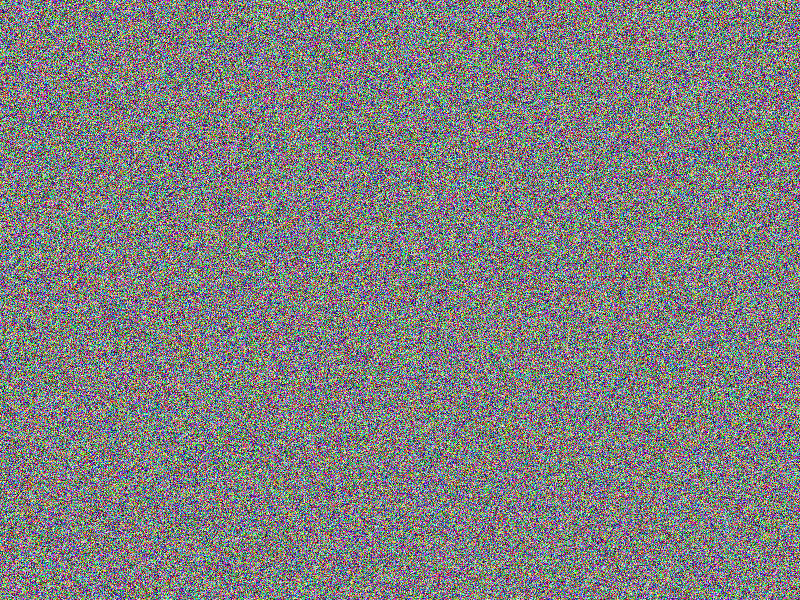
#> input picture imageplayground/secret.png, 800 x 600 px
$ python playground.py
#> lines starting #> are read from the running program, lines starting #| are printed output that depends on the picture
#!/usr/bin/env python

from PIL import Image
import random


def xor_(pixel1, pixel2):
	ret = tuple(c1 ^ c2 for c1, c2 in zip(pixel1, pixel2))
	return ret

def and_(pixel1, pixel2):
	ret = tuple(c1 & c2 for c1, c2 in zip(pixel1, pixel2))
	return ret

def or_(pixel1, pixel2):
	ret = tuple(c1 | c2 for c1, c2 in zip(pixel1, pixel2))
	return ret

def sum_(pixel1, pixel2):
	ret = tuple(c1 + c2 for c1, c2 in zip(pixel1, pixel2))
	return ret

im1 = Image.open('secret.png')
#> im1 is the input picture: PIL image 800x600 RGB; mean R, G, B 127.7, 127.5, 127.4
width1, height1 = im1.size
#> width1 = 800; height1 = 600
im2 = Image.open('xormap.png')
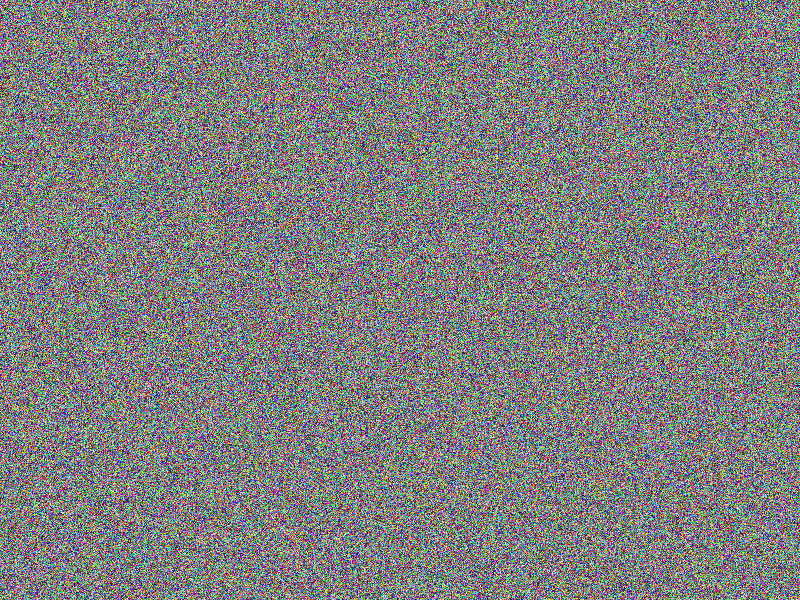
#> input picture imageplayground/xormap.png, 800 x 600 px
#> im2 is the input picture: PIL image 800x600 RGB; mean R, G, B 127.1, 126.9, 127.1
width2, height2 = im2.size
#> width2 = 800; height2 = 600

im1_data = im1.load()
im2_data = im2.load()

min_width = min(width1, width2)
#> min_width = 800
min_height = min(height1, height2)
#> min_height = 600

max_width = max(width1, width2)
#> max_width = 800
max_height = max(height1, height2)
#> max_height = 600

output = Image.new('RGB', (max_width, max_height), 'white')
#> output: PIL image 800x600 RGB; every value is 255
output_data = output.load()

for x in xrange(0, min_width):
	for y in xrange(0, min_height):
		pix1 = im1_data[x, y]
		pix2 = im2_data[x, y]
		output_data[x, y] = xor_(pix1, pix2)

output.show()
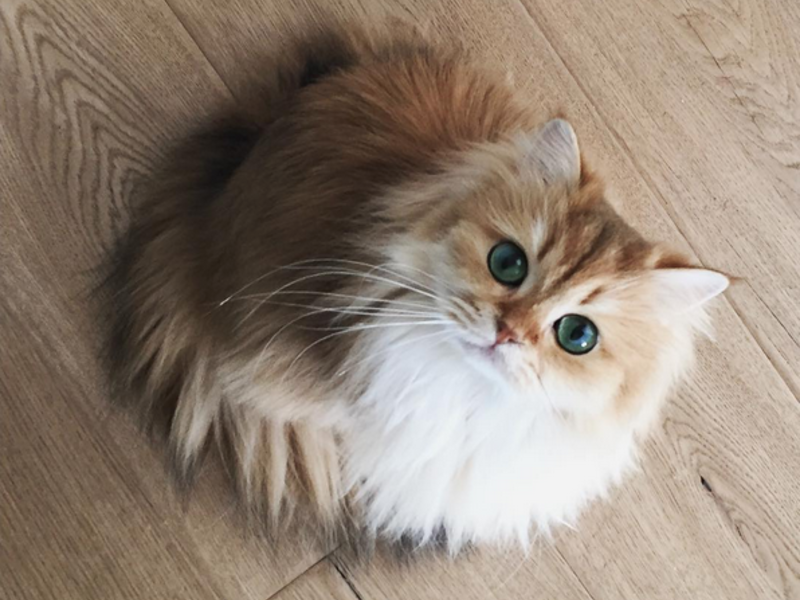
#> shown: PIL image 800x600 RGB; mean R, G, B 146.9, 131.8, 118.2
#output.save('secret.png')
